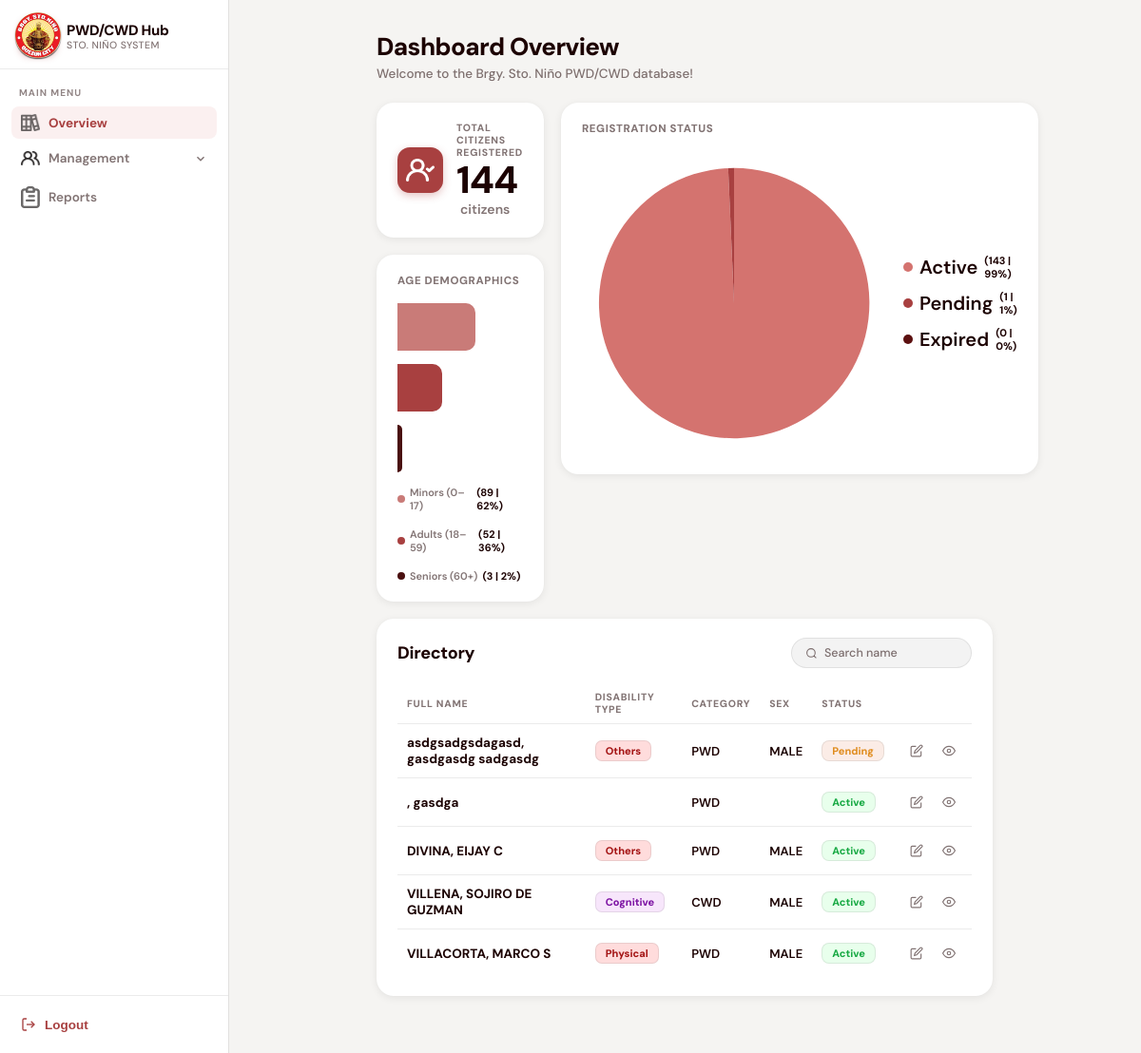
/dashboard.php, run on an earlier commit of the app's database.
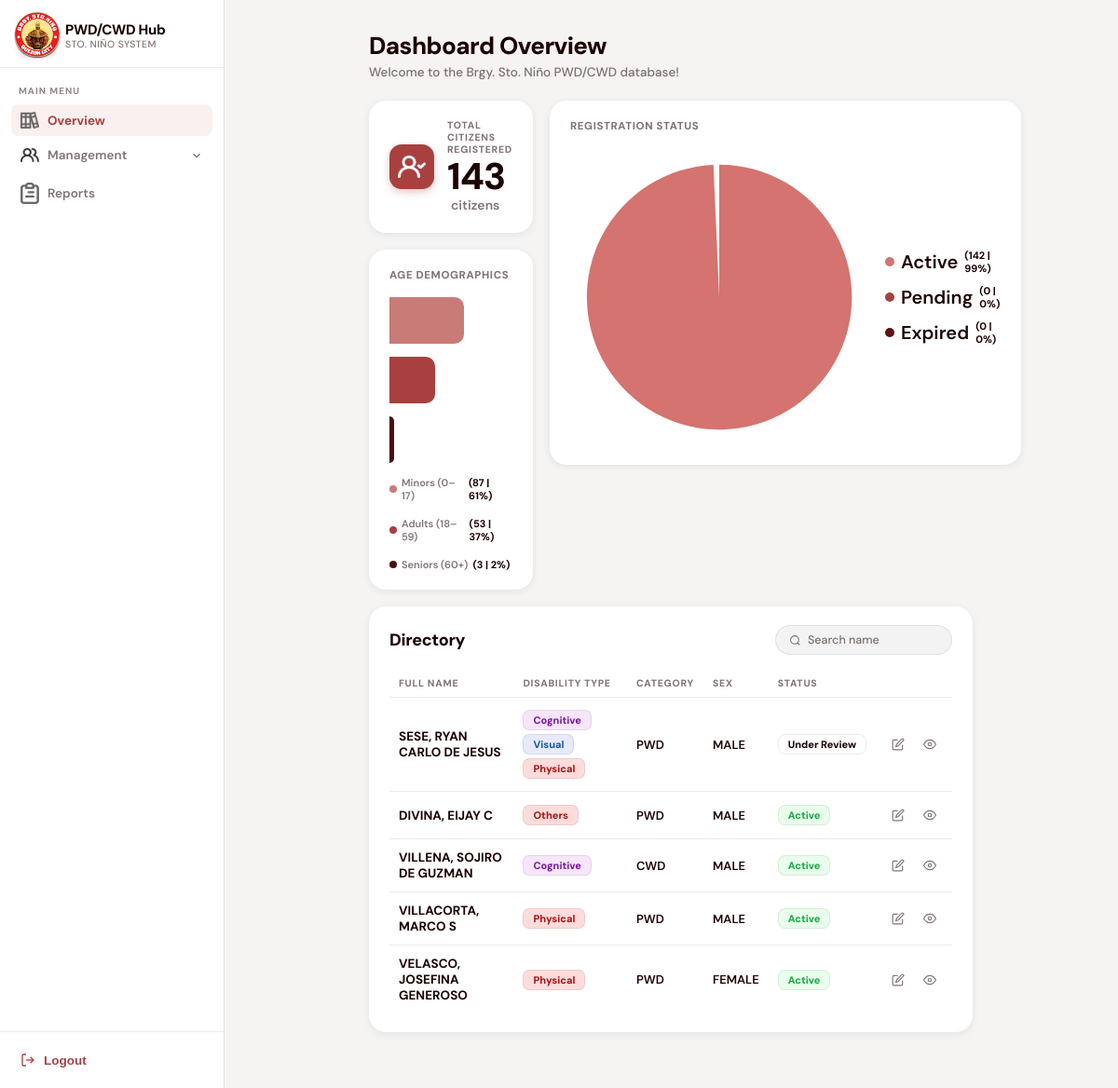
And on a later commit of the database.
### tables this page shows
CREATE TABLE `residents` (
  `ID` int(11) NOT NULL AUTO_INCREMENT,
  `first_name` varchar(255) NOT NULL,
  `middle_name` varchar(255) NOT NULL,
  `last_name` varchar(255) NOT NULL,
  `civil_status` enum('Single','Married','Widowed','Separated') NOT NULL,
  `birthdate` date NOT NULL,
  `age` int(11) NOT NULL,
  `birthplace` varchar(255) NOT NULL,
  `sex` enum('male','female') NOT NULL,
  `address` varchar(255) NOT NULL,
  `contact_num` varchar(255) NOT NULL,
  `emergency_cont` varchar(255) NOT NULL,
  `emergency_cont_num` varchar(255) NOT NULL,
  `emergency_cont_rel` varchar(255) NOT NULL,
  `socials` varchar(255) NOT NULL,
  `disablity_type` varchar(255) DEFAULT NULL,
  `disability_remarks` varchar(255) DEFAULT NULL,
  `resident_type` enum('PWD','CWD') NOT NULL,
  `guardian_name` varchar(255) NOT NULL,
  `guardian_cont_num` varchar(255) NOT NULL,
  `guardian_rel` varchar(255) NOT NULL,
  `father_name` varchar(255) NOT NULL,
  `mother_name` varchar(255) NOT NULL,
  `spouse_name` varchar(255) NOT NULL,
  `pwdid_num` varchar(255) NOT NULL,
  `control_num` varchar(255) NOT NULL,
  `idissue_date` date NOT NULL,
  `idexpiration_date` date NOT NULL,
  `profile` varchar(255) NOT NULL,
  `status` enum('Active','Pending','Expired','Under Review','Needs Correction','Rejected') DEFAULT 'Under Review',
  `med_cert` varchar(255) DEFAULT NULL,
  `correction_remarks` text DEFAULT NULL,
  PRIMARY KEY (`ID`)
);

### func/getDashboardData.php (called while the page is built, shortened)
<?php
require_once("db.php");
$total_result = mysqli_query($conn, "SELECT COUNT(*) as total FROM residents");
$total_row    = mysqli_fetch_assoc($total_result);
$total        = $total_row["total"];
$minors_result  = mysqli_query($conn, "SELECT COUNT(*) as cnt FROM residents WHERE age BETWEEN 0 AND 17");
$minors_count   = mysqli_fetch_assoc($minors_result)["cnt"];
$adults_result  = mysqli_query($conn, "SELECT COUNT(*) as cnt FROM residents WHERE age BETWEEN 18 AND 59");
$adults_count   = mysqli_fetch_assoc($adults_result)["cnt"];
$seniors_result = mysqli_query($conn, "SELECT COUNT(*) as cnt FROM residents WHERE age >= 60");
$seniors_count  = mysqli_fetch_assoc($seniors_result)["cnt"];
$minors_pct  = $total > 0 ? max(4, round(($minors_count  / $total) * 100)) : 0;
$adults_pct  = $total > 0 ? max(4, round(($adults_count  / $total) * 100)) : 0;
$seniors_pct = $total > 0 ? max(4, round(($seniors_count / $total) * 100)) : 0;
$active_result  = mysqli_query($conn, "SELECT COUNT(*) as cnt FROM residents WHERE status = 'Active'");
$active_count   = mysqli_fetch_assoc($active_result)["cnt"];
$pending_result = mysqli_query($conn, "SELECT COUNT(*) as cnt FROM residents WHERE status = 'Pending'");
$pending_count  = mysqli_fetch_assoc($pending_result)["cnt"];
$expired_result = mysqli_query($conn, "SELECT COUNT(*) as cnt FROM residents WHERE status = 'Expired'");
$expired_count  = mysqli_fetch_assoc($expired_result)["cnt"];
$recent_ids = $_SESSION['recent_views'] ?? [];
$status_order = "'Pending', 'Expired', 'Active'";
if (!empty($recent_ids)) {
    $reversed_recents = array_reverse($recent_ids);
    $id_list = implode(',', array_map('intval', $reversed_recents));
    $query = "SELECT * FROM residents
              ORDER BY
                FIELD(status, $status_order) ASC,
                FIELD(id, $id_list) DESC,
                id DESC";
} else {
    $query = "SELECT * FROM residents
              ORDER BY
                FIELD(status, $status_order) ASC,
                id DESC";
}
$residents_result = mysqli_query($conn, $query);
function badgeClass($type) {
    $map = [
        "cognitive"    => "badge-cognitive",
        "visual"       => "badge-visual",
        "physical"        => "badge-physical",
        "auditory"     => "badge-auditory",
        "speech"       => "badge-speech",
        "psychosocial" => "badge-psycho",
    ];
    $key = strtolower(trim(explode(",", $type)[0]));
    return $map[$key] ?? "badge-physical";
}
?>

### dashboard.php (the view, shortened to what this page needs)
<?php require_once("func/getDashboardData.php");
?>
<!DOCTYPE html>
<html lang="en">
<head>
<link rel="stylesheet" href="css/dashboard.css" />
</head>
<body>
<aside class="sidebar">
  <div class="sidebar-brand">
    <div class="brand-icon">
      <img src="assets/barangay-logo.png" width="50">
    </div>
    <div class="brand-text">
      <span class="brand-name">PWD/CWD Hub</span>
      <span class="brand-sub">Sto. Niño System</span>
    </div>
  </div>
  <nav class="sidebar-nav">
    <div class="nav-section-label">Main Menu</div>
    <div class="nav-group">
      <a class="nav-item active" href="dashboard.php">
        <img src="assets/overviewicon.png" width="20">
        Overview
      </a>
    </div>
    <div class="nav-group">
      <a class="nav-item open" href="#" onclick="toggleMenu(event,'mgmt-sub')">
        <img src="assets/users.png" width="20">
        Management
        <svg class="chevron" viewBox="0 0 24 24"><polyline points="6 15 12 9 18 15"/></svg>
      </a>
    </div>
    <div class="nav-group">
      <a class="nav-item" href="reports.php">
        <img src="assets/reporticon.png" width="20">
        Reports
      </a>
    </div>
  </nav>
  <div class="sidebar-footer">
    <button class="logout-btn" onclick="logout()">
      <svg viewBox="0 0 24 24"><path d="M9 21H5a2 2 0 0 1-2-2V5a2 2 0 0 1 2-2h4"/><polyline points="16 17 21 12 16 7"/><line x1="21" y1="12" x2="9" y2="12"/></svg>
      Logout
    </button>
  </div>
</aside>
<div class="main">
  <h1 class="page-title">Dashboard Overview</h1>
  <p class="page-sub">Welcome to the Brgy. Sto. Niño PWD/CWD database!</p>
  <div class="chart-row">
    <div class="chart-comb">
      <div class="stat-card">
        <div class="stat-header">
          <div class="stat-icon">
            <img src="assets/users2icon.png" width="30">
          </div>
          <div>
            <div class="stat-label">Total Citizens Registered</div>
            <div>
              <span class="stat-number"><?php echo $total; ?></span>
              <span class="stat-unit">citizens</span>
            </div>
          </div>
        </div>
      </div>
      <div class="chart-card">
        <div class="chart-title">Age Demographics</div>
        <div class="bar-chart">
          <div class="bar-row">
            <div class="bar-track">
              <div class="bar-fill" style="width:<?php echo $minors_pct; ?>%; background:#C97B78;"></div>
            </div>
          </div>
          <div class="bar-row">
            <div class="bar-track">
              <div class="bar-fill" style="width:<?php echo $adults_pct; ?>%; background:#A84040;"></div>
            </div>
          </div>
          <div class="bar-row">
            <div class="bar-track">
              <div class="bar-fill" style="width:<?php echo $seniors_pct; ?>%; background:#4A1010;"></div>
            </div>
          </div>
        </div>
        <div class="bar-legend">
          <div class="legend-item">
            <div class="legend-dot" style="background:#C97B78;"></div>
            Minors (0–17)
            <span class="legend-stat">(<?php echo $minors_count; ?> | <?php echo $total > 0 ? round(($minors_count / $total) * 100) : 0; ?>%)</span>
          </div>
          <div class="legend-item">
            <div class="legend-dot" style="background:#A84040;"></div>
            Adults (18–59)
            <span class="legend-stat">(<?php echo $adults_count; ?> | <?php echo $total > 0 ? round(($adults_count / $total) * 100) : 0; ?>%)</span>
          </div>
          <div class="legend-item">
            <div class="legend-dot" style="background:#4A1010;"></div>
            Seniors (60+)
            <span class="legend-stat">(<?php echo $seniors_count; ?> | <?php echo $total > 0 ? round(($seniors_count / $total) * 100) : 0; ?>%)</span>
          </div>
        </div>
      </div>
    </div>
    <div class="chart-card">
      <div class="chart-title">Registration Status</div>
      <div class="pie-wrap">
        <svg width="320" height="320" viewBox="0 0 180 180">
          <?php if ($total > 0): ?>
            <?php if ($active_count == $total): ?>
              <circle cx="90" cy="90" r="80" fill="#D4736F"/>
            <?php elseif ($pending_count == $total): ?>
              <circle cx="90" cy="90" r="80" fill="#A84040"/>
            <?php elseif ($expired_count == $total): ?>
              <circle cx="90" cy="90" r="80" fill="#5C1010"/>
            <?php else: ?>
              <?php if ($active_count  > 0): ?><path class="pie-slice" d="<?php echo $active_path;  ?>" fill="#D4736F"/><?php endif; ?>
              <?php if ($pending_count > 0): ?><path class="pie-slice" d="<?php echo $pending_path; ?>" fill="#A84040"/><?php endif; ?>
              <?php if ($expired_count > 0): ?><path class="pie-slice" d="<?php echo $expired_path; ?>" fill="#5C1010"/><?php endif; ?>
            <?php endif; ?>
          <?php else: ?>
            <circle cx="90" cy="90" r="80" fill="#eee"/>
          <?php endif; ?>
        </svg>
        <div class="pie-legend">
          <div class="pie-legend-item">
            <div class="pie-dot" style="background:#D4736F;"></div>
            Active
            <span class="legend-stat">(<?php echo $active_count; ?> | <?php echo $total > 0 ? round(($active_count / $total) * 100) : 0; ?>%)</span>
          </div>
          <div class="pie-legend-item">
            <div class="pie-dot" style="background:#A84040;"></div>
            Pending
            <span class="legend-stat">(<?php echo $pending_count; ?> | <?php echo $total > 0 ? round(($pending_count / $total) * 100) : 0; ?>%)</span>
          </div>
          <div class="pie-legend-item">
            <div class="pie-dot" style="background:#5C1010;"></div>
            Expired
            <span class="legend-stat">(<?php echo $expired_count; ?> | <?php echo $total > 0 ? round(($expired_count / $total) * 100) : 0; ?>%)</span>
          </div>
        </div>
      </div>
    </div>
  </div>
  <div class="dir-card">
    <div class="dir-header">
      <div class="dir-title">Directory</div>
      <div class="search-wrap">
        <svg viewBox="0 0 24 24"><circle cx="11" cy="11" r="8"/><line x1="21" y1="21" x2="16.65" y2="16.65"/></svg>
        <input type="text" id="searchInput" placeholder="Search name" oninput="filterTable()">
      </div>
    </div>
    <table>
      <thead>
        <tr>
          <th>Full Name</th>
          <th>Disability Type</th>
          <th>Category</th>
          <th>Sex</th>
          <th>Status</th>
          <th></th>
        </tr>
      </thead>
      <tbody id="residentTable">
        <?php
        $display_count = 0;
        while ($user = mysqli_fetch_assoc($residents_result)):
          if ($display_count == 5) break;
          $display_count++;
          $full_name = htmlspecialchars(
            $user['last_name'] . ", " . $user['first_name'] . " " . $user['middle_name']
          );
          $disability = htmlspecialchars($user['disablity_type'] ?? '—');
          $category   = htmlspecialchars($user['resident_type'] ?? '—');
          $sex        = htmlspecialchars(strtoupper($user['sex'] ?? '—'));
          $status     = htmlspecialchars($user['status'] ?? 'Pending');
          $status_cls = "status-" . strtolower($status);
        ?>
          <tr>
            <td class="td-name"><?php echo $full_name; ?></td>
            <td>
              <?php
                $types = explode(",", $disability);
                foreach ($types as $t):
                  $t = trim($t);
                  if ($t):
              ?>
                <span class="badge <?php echo badgeClass($t); ?>"><?php echo htmlspecialchars($t); ?></span>
              <?php endif; endforeach; ?>
            </td>
            <td><?php echo $category; ?></td>
            <td><?php echo $sex; ?></td>
            <td><span class="status <?php echo $status_cls; ?>"><?php echo $status; ?></span></td>
            <td>
              <div class="actions">
                <button class="action-btn" title="Edit" onclick="window.location.href='editResident.php?id=<?= $user['ID'] ?>'">
                    <svg width="18" height="18" viewBox="0 0 24 24" fill="none" stroke="currentColor" stroke-width="2"><path d="M11 4H4a2 2 0 0 0-2 2v14a2 2 0 0 0 2 2h14a2 2 0 0 0 2-2v-7"/><path d="M18.5 2.5a2.121 2.121 0 0 1 3 3L12 15l-4 1 1-4 9.5-9.5z"/></svg>
                  </button>
                  <button class="action-btn" title="View" onclick="window.location.href='viewprofile.php?id=<?= $user['ID'] ?>'">
                    <svg width="18" height="18" viewBox="0 0 24 24" fill="none" stroke="currentColor" stroke-width="2"><path d="M1 12s4-8 11-8 11 8 11 8-4 8-11 8-11-8-11-8z"/><circle cx="12" cy="12" r="3"/></svg>
                  </button>
              </div>
            </td>
          </tr>
        <?php endwhile; ?>
      </tbody>
    </table>
  </div>
</div>
</body>
</html>

What changed in the data, as far as the page shows it:
removed residents: full_name "asdgsadgsdagasd, gasdgasdg sadgasdg", disablity_type "Others", resident_type "PWD", sex "MALE", status "Pending"
removed residents: full_name ", gasdga", resident_type "PWD", status "Active", shown under "Dashboard Overview"
added residents: full_name "SESE, RYAN CARLO DE JESUS", disablity_type "Cognitive", disablity_type "Visual", disablity_type "Physical", resident_type "PWD", sex "MALE", status "Under Review", shown under "Dashboard Overview"
now on this page (row edited): residents: full_name "VELASCO, JOSEFINA GENEROSO", disablity_type "Physical", resident_type "PWD", sex "FEMALE", status "Active"
Also different on the page:
$total: "144" → "143"
$minors_pct: 62 → 61 (drawn)
$adults_pct: 36 → 37 (drawn)
$minors_count: "89" → "87"
$adults_count: "52" → "53"
$active_count: "143" → "142"
$pending_count: "1" → "0"
text no longer shown: "62 36 1"
text now shown: "61 37 0"
